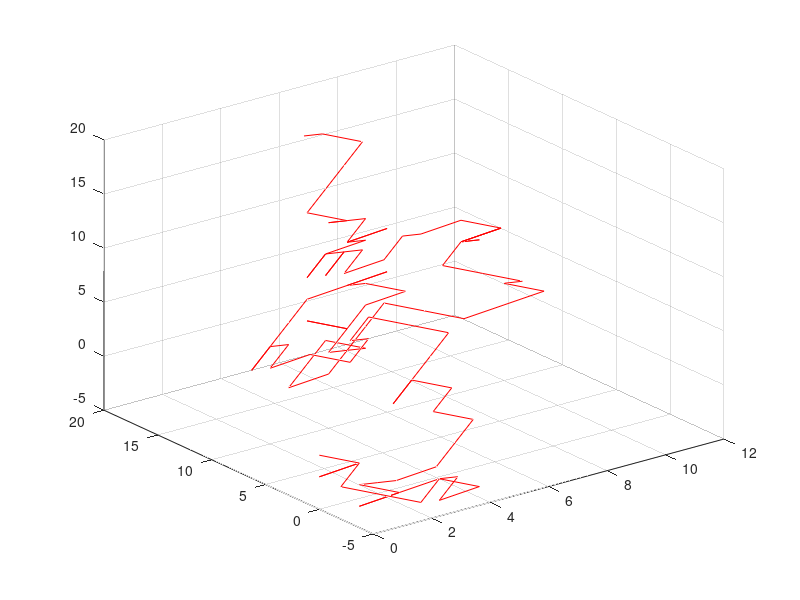

Recreate this plot in MATLAB.
% Brown mozgás 3D

clear all
close all
clc

x(1) = 0;
y(1) = 0;
z(1) = 0;

for i=1:100
    randnum_x = rand();
    if(randnum_x <= 0.5)
        x(i + 1) = x(i) - 1;
    else
        x(i + 1) = x(i) + 1;
    end

    randnum_y = rand();
    if(randnum_y <= 0.5)
        y(i + 1) = y(i) - 1;
    else
        y(i + 1) = y(i) + 1;
    end

    randnum_z = rand();
    if(randnum_z <= 0.5)
        z(i + 1) = z(i) - 1;
    else
        z(i + 1) = z(i) + 1;
    end
end

plot3(x(1:100), y(1:100), z(1:100), "r")
grid on
